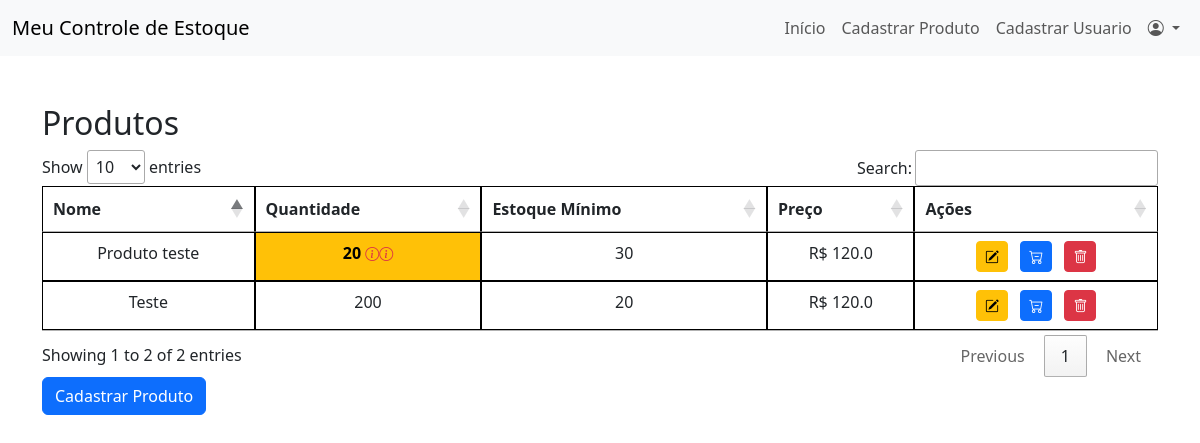
The page / (signed in) on the database as committed earlier.
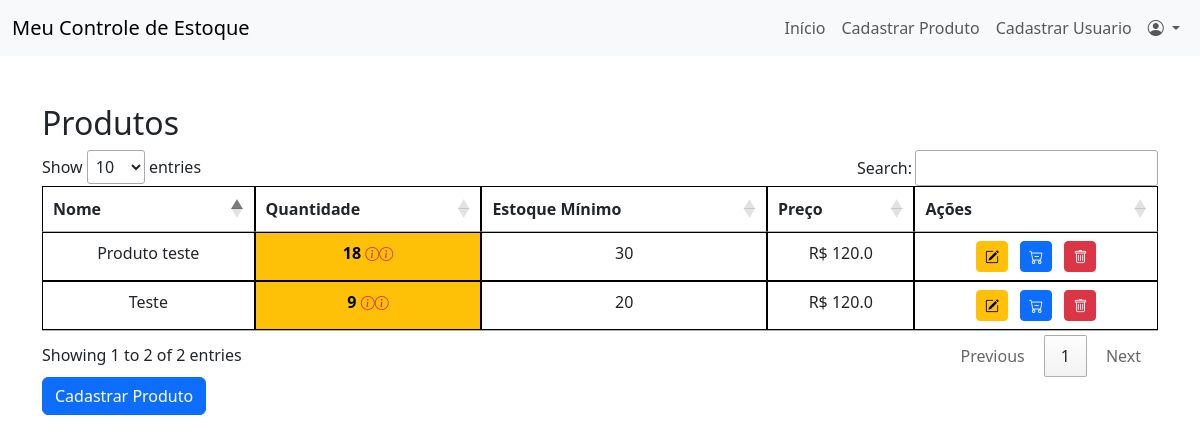
The same page on the database as committed later.
### app/models.py (models this page shows)
class Produto(db.Model):
    id = db.Column(db.Integer, primary_key=True)
    nome = db.Column(db.String(150), nullable=False)
    quantidade = db.Column(db.Integer, nullable=False)
    minimo_estoque = db.Column(db.Integer, nullable=False)
    preco_unitario = db.Column(db.Float, nullable=False)
    data_entrada = db.Column(db.DateTime, nullable=False, default=datetime.now)

### app/routes.py (the view)
@bp.route('/')
@login_required
def index():
    todos_produtos = Produto.query.order_by(Produto.id).all()
    print(todos_produtos)  # Isso vai mostrar os produtos no terminal
    return render_template('dashboard.html', todos_produtos=todos_produtos)

### app/__init__.py (called while the page is built)
@login_manager.user_loader
def load_user(user_id):
    from app.models import Usuario
    return Usuario.query.get(int(user_id))

### app/templates/dashboard.html (shortened to what this page needs)
{% extends 'base.html' %}
{% block content %}
<div class="container mt-5">
    <h2>Produtos</h2>
    <table id="produtoTabela" class="table table-bordered">
        <thead class="thead-dark">
            <tr>
                <th>Nome</th>
                <th>Quantidade</th>
                <th>Estoque Mínimo</th>
                <th>Preço</th>
                {% if current_user.nivel_funcao != 'comum' %}
                <th>Ações</th>
                {% endif %}
            </tr>
        </thead>
        <tbody>
            {% for produto in todos_produtos %}
            <tr class="text-center">
                <td>{{ produto.nome }}</td>
                {% if produto.quantidade < produto.minimo_estoque %} <td class="text-black bg-warning fw-bold"
                    title="Quantidade abaixo do mínimo">{{ produto.quantidade }}
                    <small>
                        <i class="bi bi-info-circle text-danger " data-bs-toggle="tooltip" data-bs-placement="top"
                            title="Quantidade abaixo do mínimo"></i><i class="bi bi-info-circle text-danger " data-bs-toggle="tooltip" data-bs-placement="top"
                            title="Quantidade abaixo do mínimo"></i>
                    </small>
                    </td>
                    {% else %}
                    <td>{{ produto.quantidade }}</td>
                    {% endif %}
                    <td>{{ produto.minimo_estoque }}</td>
                    <td>R$ {{ produto.preco_unitario }}</td>
                    {% if current_user.nivel_funcao != 'comum' %}
                    <td>
                        <a href="{{ url_for('routes.editar_produto', produto_id=produto.id) }}"
                            class="btn btn-sm btn-warning me-2">
                            <i class="bi bi-pencil-square"></i>
                        </a>
                        <a href="{{ url_for('routes.saida_produto', produto_id=produto.id) }}"
                            class="btn btn-sm btn-primary me-2">
                            <i class="bi bi-cart-dash"></i>
                        </a>
                        <form action="{{ url_for('routes.deletar_produto', produto_id=produto.id) }}" method="POST"
                            style="display:inline;">
                            <button type="submit" class="btn btn-sm btn-danger"
                                onclick="return confirm('Tem certeza que deseja excluir este produto?');">
                                <i class="bi bi-trash"></i>
                            </button>
                        </form>
                    </td>
                    {% endif %}
            </tr>
            {% endfor %}
        </tbody>
    </table>
    {% if current_user.nivel_funcao != 'comum' %}
    <a href="{{ url_for('routes.cadastrar_produto') }}" class="btn btn-primary">Cadastrar Produto</a>
    {% endif %}
</div>
{% endblock %}

### app/templates/base.html (shortened to what this page needs)
<!DOCTYPE html>
<html lang="en">
<head>
    <link rel="stylesheet" href="https://cdn.datatables.net/1.13.6/css/jquery.dataTables.min.css">
    <link href="https://cdn.jsdelivr.net/npm/bootstrap@5.3.0/dist/css/bootstrap.min.css" rel="stylesheet">
    <link href="https://cdn.jsdelivr.net/npm/bootstrap-icons/font/bootstrap-icons.css" rel="stylesheet">
    <link rel="stylesheet" href="{{ url_for('static', filename='css/style.css') }}">
</head>
<body>
    {% block nav %}
    <nav class="navbar navbar-expand-lg navbar-light bg-light">
        <div class="container-fluid">
            <a class="navbar-brand" href="#">Meu Controle de Estoque</a>
            <div class="collapse navbar-collapse" id="navbarNav">
                <ul class="navbar-nav ms-auto">
                    <li class="nav-item">
                        <a class="nav-link" href="{{ url_for('routes.index')}}">Início</a>
                    </li>
                    {% if current_user.nivel_funcao != 'comum' %}
                    <li class="nav-item">
                        <a class="nav-link" href="{{ url_for('routes.cadastrar_produto')}}">Cadastrar Produto</a>
                    </li>
                    <li class="nav-item">
                        <a class="nav-link" href="{{ url_for('routes.registrar_usuario_comum')}}">Cadastrar Usuario</a>
                    </li>
                    {% endif %}
                    <li class="nav-item dropdown">
                        <a class="nav-link dropdown-toggle" href="#" id="perfilDropdown" role="button" data-bs-toggle="dropdown" aria-expanded="false">
                            <i class="bi bi-person-circle"></i>
                        </a>
                    </li>
                </ul>
            </div>
        </div>
    </nav>
    {% endblock %}
    {% block content %}
    {% endblock %}
</body>
</html>

### app/static/css/style.css (style rules this page uses)
.table-bordered>:not(caption)>*>* { border-width: 1px; border: 1px solid #000000; }

Rows that differ between the two databases and show on the page:
changed Produto "Produto teste": quantidade "20" → "18"
changed Produto "Teste": quantidade "200" → "9"
